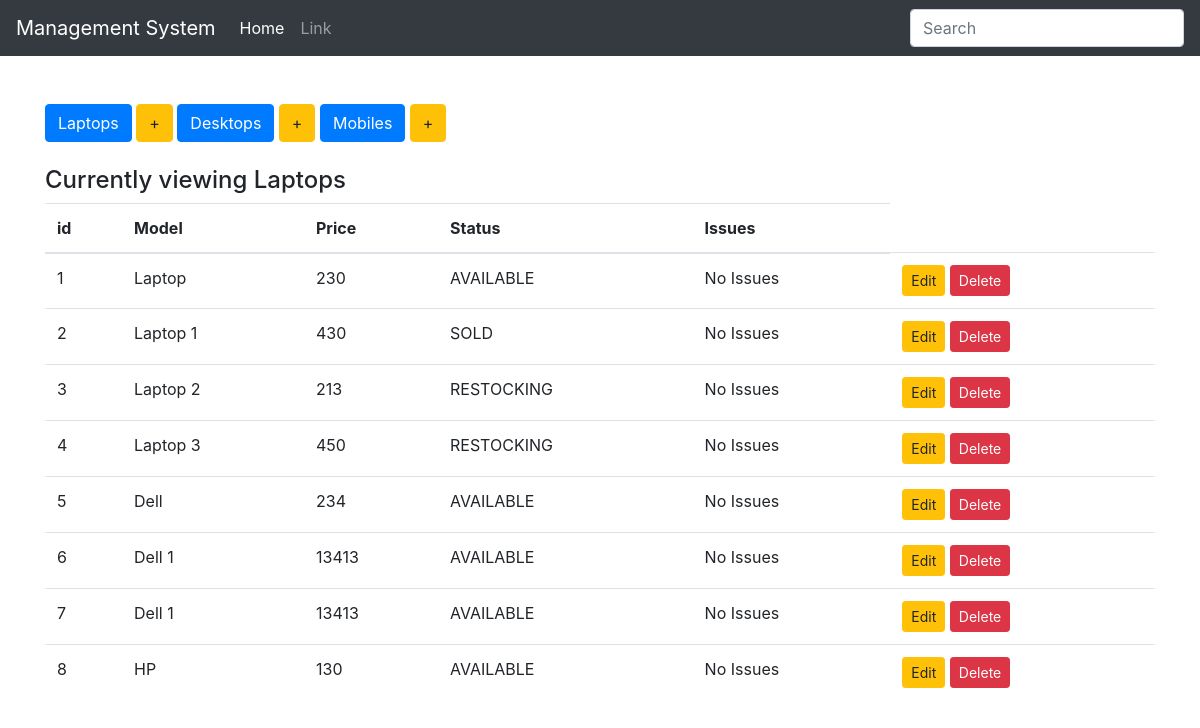
The page /display_laptop on the database its author committed.
### inventory/models.py (models this page shows, shortened)
class Device(models.Model):
    type = models.CharField(max_length=200, blank=False)
    price = models.IntegerField()
    choices = (
        ('AVAILABLE', 'Item ready to be purchased'),
        ('SOLD', 'Item already purchased'),
        ('RESTOCKING', 'Item restocking in few days')
    )
    status = models.CharField(max_length=10, choices=choices, default='SOLD')
    issues = models.CharField(max_length=50, default="No Issues")
    class Meta:
        abstract = True

class Laptops(Device):
    pass

### inventory/views.py (the view)
# urls.py: url(r'^display_laptop$', laptop, name='laptop'),
def laptop(request):
    items = Laptops.objects.all()
    context = {
        'items': items,
        'header': 'Laptops'
    }
    return render(request, 'index.html', context)

### inventory/templates/index.html (shortened to what this page needs)
{% extends 'base.html' %} {% block body %}
<br />
<div class="button-group">
  <a href="{% url 'laptop' %}" class="btn btn-primary btn-md" role="button"
    >Laptops</a
  >
  <a href="{% url 'add_laptop' %}" class="btn btn-warning btn-md" role="button"
    >+</a
  >
  <a href="{% url 'desktop' %}" class="btn btn-primary btn-md" role="button"
    >Desktops</a
  >
  <a href="{% url 'add_desktop' %}" class="btn btn-warning btn-md" role="button"
    >+</a
  >
  <a href="{% url 'mobile' %}" class="btn btn-primary btn-md" role="button"
    >Mobiles</a
  >
  <a href="{% url 'add_mobile' %}" class="btn btn-warning btn-md" role="button"
    >+</a
  >
</div>
<br />
<h4>Currently viewing {{header}}</h4>
<table class="table table-hover">
  <thead>
    <tr>
      <th>id</th>
      <th>Model</th>
      <th>Price</th>
      <th>Status</th>
      <th>Issues</th>
    </tr>
  </thead>
  <tbody>
    {% for item in items %}
    <tr>
      <td>
        {{item.pk}}
      </td>
      <td>
        {{item.type}}
      </td>
      <td>
        {{item.price}}
      </td>
      <td>
        {{item.status}}
      </td>
      <td>
        {{item.issues}}
      </td>
      {% if header|lower == "Laptops" %}
      <td>
      <a  href="{%url 'edit_laptop' item.pk%}" class="btn btn-warning btn-sm" role="button">Edit</a>
      <a href="{%url 'delete_laptop' item.pk%}" class="btn btn-danger btn-sm" role="button"> Delete</a>
      </td>
      {% elif header|lower == "Desktops" %}
      <td>
      <a href="{%url 'edit_dekstop' item.pk%}" class="btn btn-warning btn-sm" role="button">Edit</a>
      <a href="{%url 'delete_desktop' item.pk%}" class="btn btn-danger btn-sm" role="button"> Delete</a>
    </td>
      {% else %}
      <td >
      <a href="{%url 'edit_mobile' item.pk%}" class="btn btn-warning btn-sm" role="button">Edit</a>
      <a href="{%url 'delete_mobile' item.pk%}" class="btn btn-danger btn-sm" role="button"> Delete</a>
      </td>
      {% endif %}
      </tr>
      {% endfor %}
  </tbody>
</table>
{% endblock %}

### inventory/templates/base.html (shortened to what this page needs)
<!DOCTYPE html>
<html>
  <head>
  </head>
  {% load static %}
  <link rel="stylesheet" type="text/css" href="{% static '/css/style.css' %}" />
  <link
    rel="stylesheet"
    type="text/css"
    href="{% static '/css/bootstrap.min.css' %}"
  />
  <body>
    <nav class="navbar navbar-expand navbar-dark bg-dark">
      <a class="navbar-brand" href="#">Management System</a>
      <div class="collapse navbar-collapse" id="navbarsExample02">
        <ul class="navbar-nav mr-auto">
          <li class="nav-item active">
            <a class="nav-link" href="{% url 'index' %}"
              >Home <span class="sr-only">(current)</span></a
            >
          </li>
          <li class="nav-item">
            <a class="nav-link" href="#">Link</a>
          </li>
        </ul>
        <form class="form-inline my-2 my-md-0">
          <input class="form-control" type="text" placeholder="Search" />
        </form>
      </div>
    </nav>
    <br />
    <div class="container">
      {% block body %} {% endblock %}
    </div>
  </body>
</html>

### rows shown on the page
Laptops: pk "1", type "Laptop", price "230", status "AVAILABLE", issues "No Issues"
Laptops: pk "2", type "Laptop 1", price "430", status "SOLD", issues "No Issues"
Laptops: pk "3", type "Laptop 2", price "213", status "RESTOCKING", issues "No Issues"
Laptops: pk "4", type "Laptop 3", price "450", status "RESTOCKING", issues "No Issues"
Laptops: pk "5", type "Dell", price "234", status "AVAILABLE", issues "No Issues"
Laptops: pk "6", type "Dell 1", price "13413", status "AVAILABLE", issues "No Issues"
Laptops: pk "7", type "Dell 1", price "13413", status "AVAILABLE", issues "No Issues"
Laptops: pk "8", type "HP", price "130", status "AVAILABLE", issues "No Issues"

### other values the page prints
{{ header }} "Laptops"
